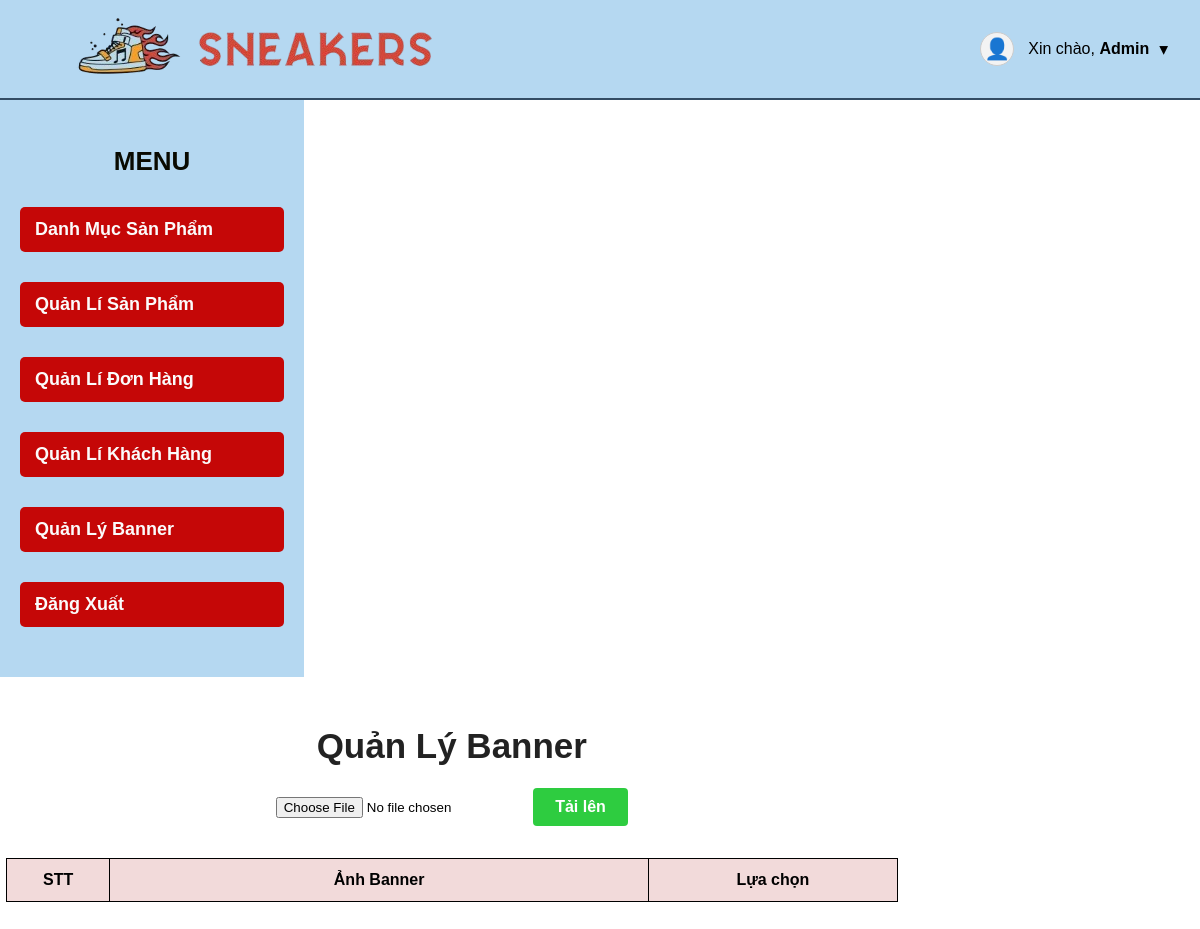
The page /admin/admin_banner.php on the database as committed earlier.
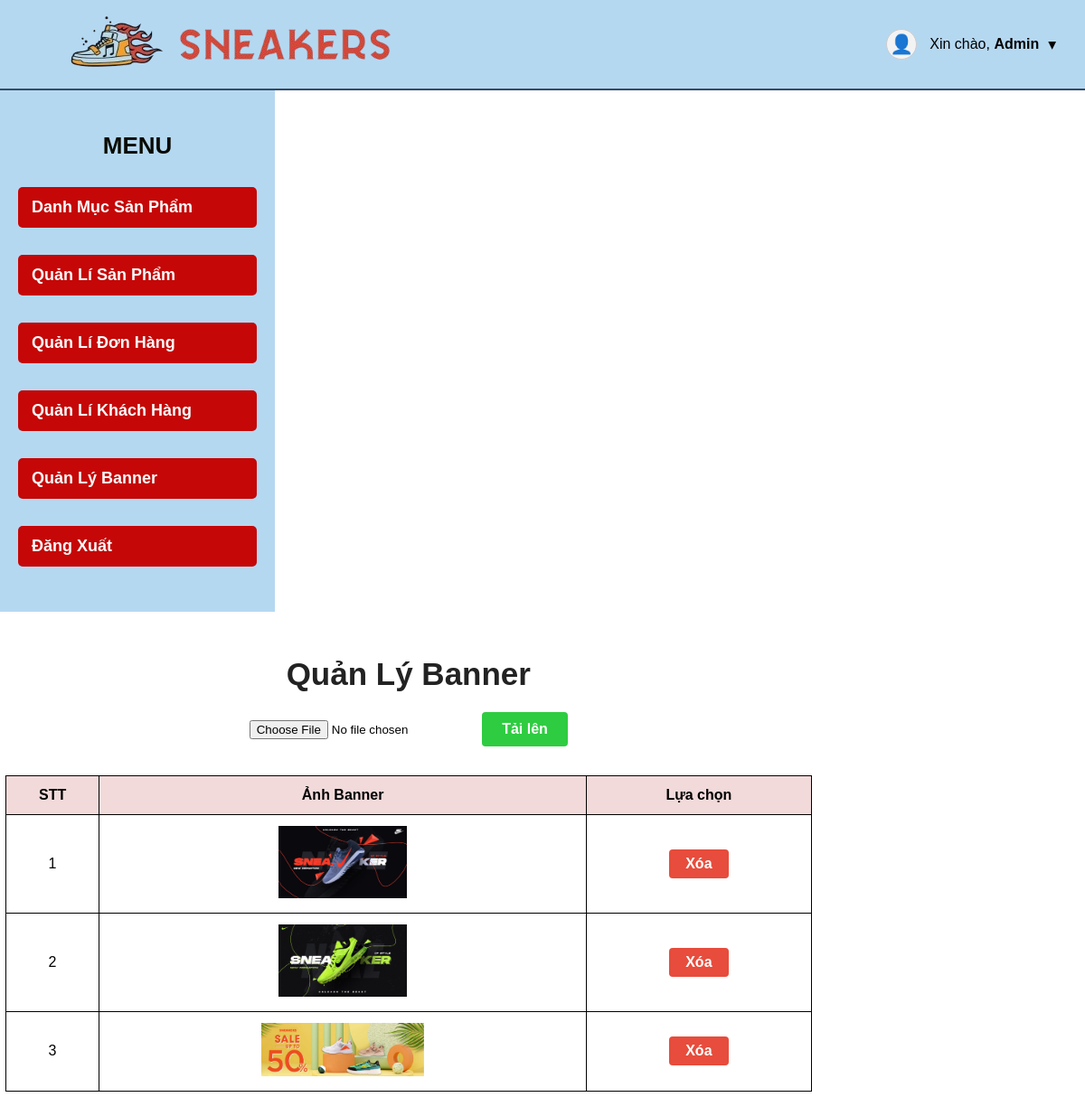
The same page on the database as committed later.
### tables this page shows
CREATE TABLE Banner (
    id INT AUTO_INCREMENT PRIMARY KEY,
    image VARCHAR(255) NOT NULL
);

### admin/admin_banner.php (the view, shortened to what this page needs)
<?php
include "header.php";
include "slider.php";
require_once "../backend/config.php";
$banners = $db->query("SELECT * FROM Banner ORDER BY id DESC");
?>
<div class="admin-right-container">
    <div class="admin-right-add">
        <h2>Quản Lý Banner</h2>
        <form action="" method="POST" enctype="multipart/form-data">
            <input type="file" name="banner" required>
            <button type="submit" class="btn-green">Tải lên</button>
        </form>
    </div>
    <div class="admin-left-delete">
        <table>
            <tr>
                <th>STT</th>
                <th>Ảnh Banner</th>
                <th>Lựa chọn</th>
            </tr>
            <?php
            if ($banners) {
                $i = 1;
                while($row = $banners->fetch_assoc()) {
                    echo "<tr>
                        <td>{$i}</td>
                        <td>
                            <img src='../uploads/{$row['image']}' style='max-width:180px;max-height:80px;'>
                        </td>
                        <td>
                            <a href='admin_banner.php?delete={$row['id']}' class='btn-delete' onclick=\"return confirm('Bạn có chắc muốn xóa banner này?')\">Xóa</a>
                        </td>
                    </tr>";
                    $i++;
                }
            }
            ?>
        </table>
    </div>
</div>

### admin/header.php (shortened to what this page needs)
<!DOCTYPE html>
<html lang="vi">
<head>
    <link rel="stylesheet" href="../css/style_admin.css">
    <link rel="stylesheet" href="../css/index.css">
</head>
<?php
$admin_name = isset($_SESSION['admin_username']) ? $_SESSION['admin_username'] : 'Admin';
?>
<body>
    <div class="header">
        <div class="logo">
            <h2><a href="/Website-Sneaker/admin/admin.php"><img src="/Website-Sneaker/images/anh_banner/logo.jpg" alt="Logo"></a></h2>
        </div>
        <div class="admin-user-dropdown">
            <button id="adminDropdownBtn">
                <span class="admin-avatar"></span>
                <span>Xin chào, <b><?php echo htmlspecialchars($admin_name); ?></b></span>
                <span class="dropdown-arrow">&#9662;</span>
            </button>
        </div>
    </div>

### admin/slider.php
<div class="admin-left-container" id="left">
        <div class="admin-left">
            <ul>
                <p>Menu</p>
                <li><a href="category.php">Danh Mục Sản Phẩm</a></li>
                <li><a href="product.php">Quản Lí Sản Phẩm</a></li>
                <li><a href="order.php">Quản Lí Đơn Hàng</a></li>
                <li><a href="customer.php">Quản Lí Khách Hàng</a></li>
                   <li><a href="admin_banner.php">Quản Lý Banner</a></li>
                <li><a href="../backend/auth/logout.php">Đăng Xuất</a></li>
            </ul>
        </div>
    </div>

### css/style_admin.css (style rules this page uses)
.header { width: 100%; min-height: 80px; display: flex; align-items: center; justify-content: space-between; background: #b5d8f1; padding: 0 24px; box-sizing: border-box; border-bottom: 2.5px solid #334c64; }
.admin-user-dropdown { position: relative; display: flex; align-items: center; }
.admin-user-dropdown button { background: transparent; border: none; cursor: pointer; display: flex; align-items: center; gap: 8px; font-size: 1rem; padding: 4px 8px; }
.dropdown-arrow { font-size: 1.1em; margin-left: 2px; }
.admin-avatar { display: flex; align-items: center; justify-content: center; width: 32px; height: 32px; border-radius: 50%; background: #f3f3f3; color: #444; font-size: 1.3em; margin-right: 6px; border: 1px solid #ccc; }
.admin-avatar:empty::before { content: '\1F464'; display: block; }
body, html { font-family: 'Montserrat', sans-serif; margin: 0; padding: 0; overflow-x: hidden; }
.admin-left-container { float: left; width: 22%; min-height: 450px; background-color: #b5d8f1; padding: 20px; }
.admin-left p { font-size: 26px; font-weight: 700; color: #090a01; text-align: center; margin-bottom: 30px; text-transform: uppercase; }
.admin-left ul { list-style-type: none; padding: 0; margin: 0; }
.admin-left a { display: block; margin: 30px 0; padding: 12px 15px; text-align: left; text-decoration: none; color: #fbfbfb; font-size: 18px; background-color: #c50707; border-radius: 5px; font-weight: bold; transition: background-color 0.3s ease; }
.admin-right-container { float: left; width: 74.3%; height: 100vh; margin-left: 0.5%; }
.admin-right-add { margin-top:20px; margin-bottom: 32px; width: 100%; text-align: center; display: flex; flex-direction: column; align-items: center; }
.admin-right-add h2 { font-size: 35px; font-weight: bold; margin-bottom: 22px; color: #222; }
.admin-right-add form { justify-content: center; gap: 12px; }
.btn-green { background: #2ecc40; color: #fff; border: none; border-radius: 4px; padding: 10px 22px; font-size: 16px; font-weight: bold; cursor: pointer; transition: background 0.2s; }
.admin-left-delete { margin-right:2px; width: 100%; margin-top: 24px; overflow-x: auto; }
.admin-left-delete table { width: 100%; border-collapse: collapse; }
.admin-left-delete th, .admin-left-delete td { padding: 12px 10px; border: 1px solid #000000; text-align: center; }
.admin-left-delete th { background: #f2dada; font-weight: 600; color: #000000; }
.admin-left-delete th:first-child, .admin-left-delete td:first-child { width: 50px; min-width: 40px; max-width: 60px; white-space: nowrap; }
.admin-left-delete th:nth-child(2), .admin-left-delete td:nth-child(2) { width: 350px; min-width: 180px; max-width: 500px; }
.admin-left-delete th:last-child, .admin-left-delete td:last-child { width: 150px; white-space: nowrap; }
.btn-delete { background: #e74c3c; color: #fff; border: 1px; border-radius: 4px; padding: 7px 18px; font-weight: bold; text-decoration: none; display: inline-block; transition: background 0.2s, border 0.2s; }

### css/index.css (style rules this page uses)
body, html { font-family: 'Montserrat', sans-serif; margin: 0; padding: 0; overflow-x: hidden; }
.header { width: 100%; height: 100px; display: flex; align-items: center; justify-content:space-between; }
.logo { display: flex; margin-left: 50px; }

Rows that differ between the two databases and show on the page:
added banner: image (picture)
added banner: image (picture)
added banner: image (picture)
